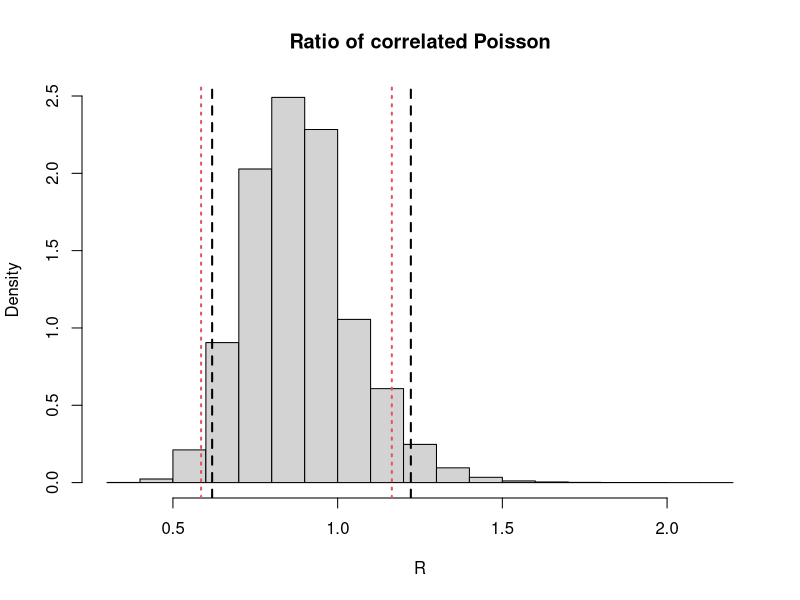
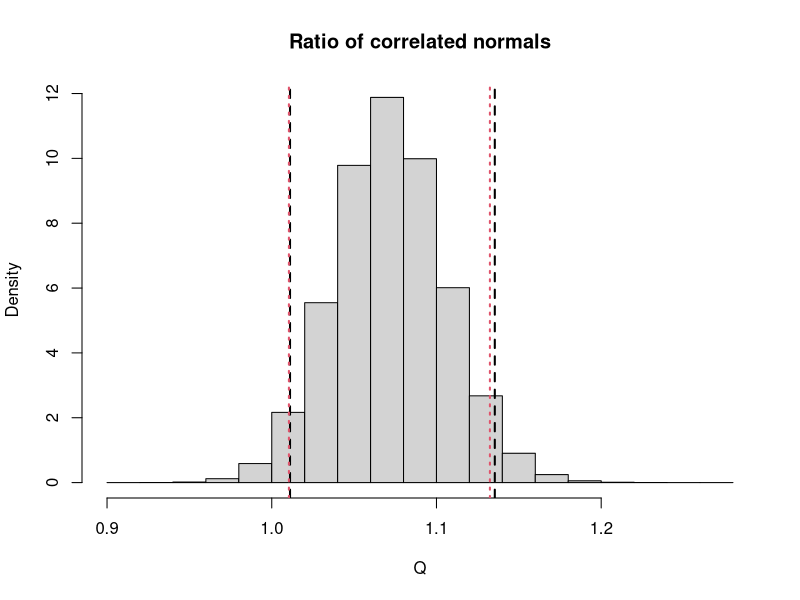

Reproduce these figures in R, in order.
approx_ratio_moments <- function(mx, my, vx, vy, cxy){
  # R = X/Y
  mr <- mx/my
  # mr2 <- mr - 2 * cxy/my^2 + vy*mx/my^3
  vr <- mr^2 * (vx/mx^2 + vy/my^2 - 2 * cxy/(mx * my) )
  return(c(mr, vr))
}

Alpha <- .935
prs <- 0.5 * c(1 - Alpha, 1 + Alpha)

### Poisson
theta1 <- 20
theta2 <- 25
eta <- 15

n <- 1e6
Z0 <- rpois(n = n, lambda = eta)
Z1 <- rpois(n = n, lambda = theta1)
Z2 <- rpois(n = n, lambda = theta2)
X1 <- Z1 + Z0
X2 <- Z2 + Z0

R <- X1/X2

R.mom <- approx_ratio_moments(mx = theta1 + eta, my = theta2 + eta,
                              vx = theta1 + eta, vy = theta2 + eta,
                              cxy = eta)

c( mean(R), var(R) )
R.mom


emp.qs.R <- quantile(R, probs = prs)
app.qs.R <- qnorm(p = prs, mean = R.mom[1], sd = sqrt(abs(R.mom[2])) )

hist(R, probability = TRUE, main = "Ratio of correlated Poisson")
abline(v = emp.qs.R, lwd = 2, lty = 2)
abline(v = app.qs.R, lwd = 2, lty = 3, col = 2)

## normal

mu1 <- 15
mu2 <- 14
v1 <- 1.5^2
v2 <- 1.4^2
zeta <- 2

Sigma <- matrix(c(v1, zeta, zeta, v2), ncol = 2)

Y <- mvtnorm::rmvnorm(n, mean = c(mu1, mu2), sigma = Sigma)

cov(Y)
Sigma

Q <- Y[, 1]/ Y[, 2]

Q.mom <- approx_ratio_moments(mx = mu1, my = mu2,
                              vx = v1, vy = v2,
                              cxy = zeta)

c( mean(Q), var(Q) )
Q.mom


emp.qs.Q <- quantile(Q, probs = prs)
app.qs.Q <- qnorm(p = prs, mean = Q.mom[1], sd = sqrt(abs(Q.mom[2])) )


hist(Q, probability = TRUE, main = "Ratio of correlated normals")
abline(v = emp.qs.Q, lwd = 2, lty = 2)
abline(v = app.qs.Q, lwd = 2, lty = 3, col = 2)
